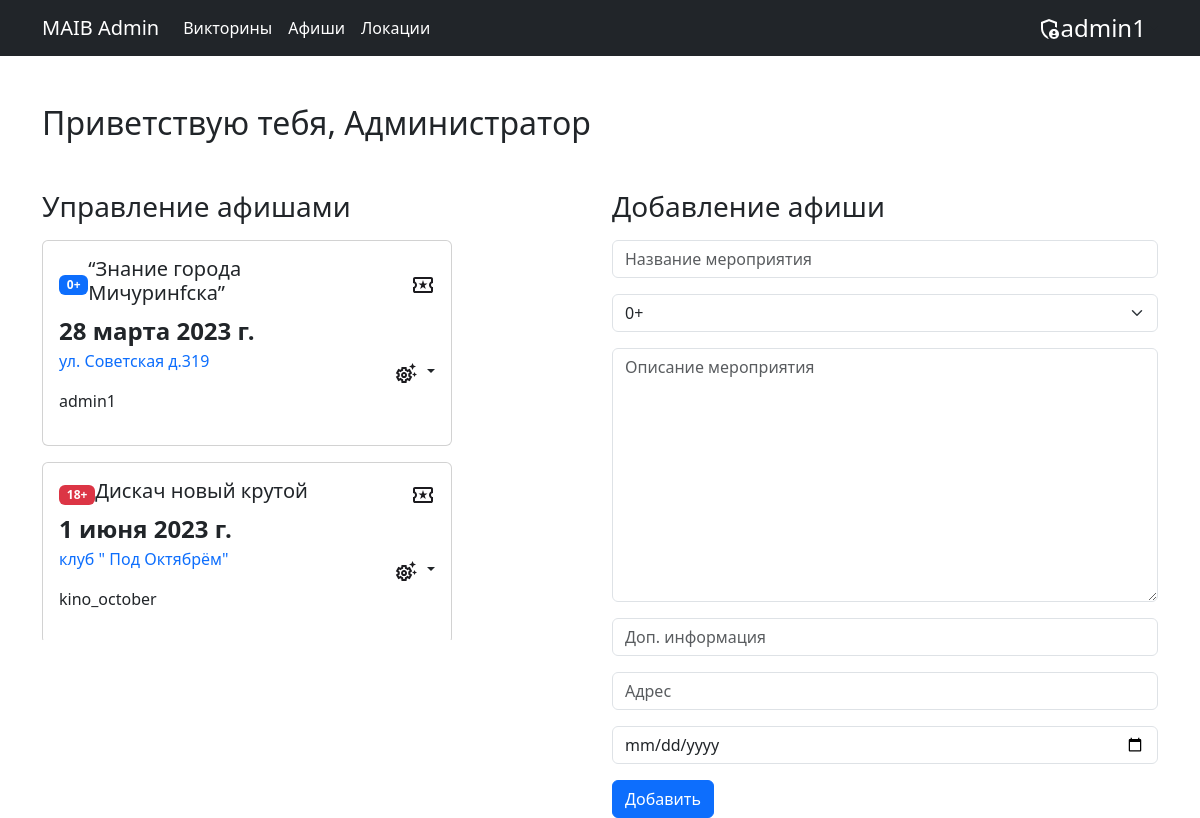
Before: /poster/ (signed in) with the older database file.
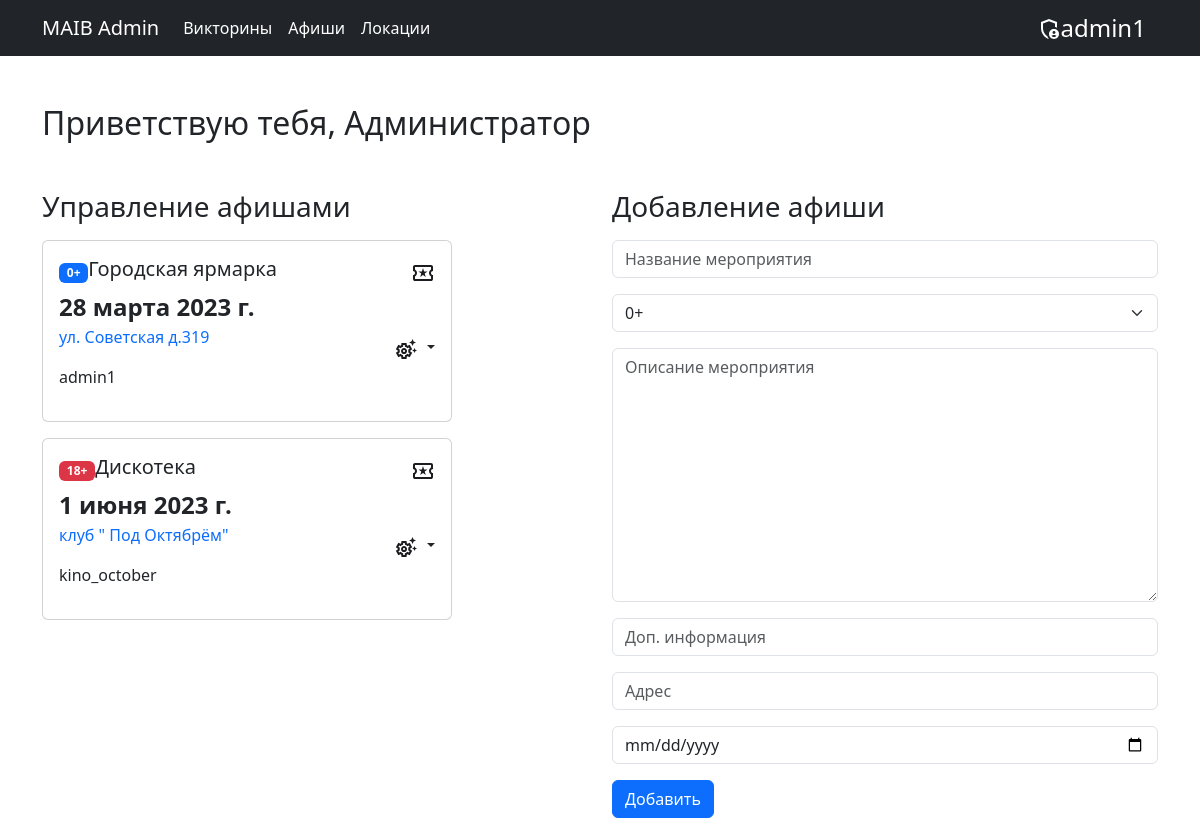
After: the same page with the newer database file.
### admin_panel/models.py (models this page shows)
class Poster(models.Model):
    author = models.ForeignKey(User, on_delete=models.CASCADE, null = True)
    name = models.CharField(max_length = 100, default='')
    ageLim = models.CharField(max_length = 100, default = '+0')
    desc = models.TextField()
    addinfo = models.CharField(max_length = 200, default='')
    addres = models.CharField(max_length = 300, default='')
    date = models.DateField(auto_now_add = True)

### admin_panel/views.py (the view)
# urls.py: path('poster/', views.poster),
def poster(request):
    if request.user.is_staff:
        poster_list = Poster.objects.all()
        poster_len = len(poster_list)
    else:
        poster_list = Poster.objects.filter(author = request.user).all()
        poster_len = len(poster_list)
    return render(request, 'poster.html', {"poster_list": poster_list, "poster_len": poster_len})

### admin_panel/templates/poster.html (shortened to what the changed rows need)
{% extends "base.html" %}
{% block content %}
<div class="main">
    <div class="poster container mt-5">
        <div class="hello-text mb-5">
            {% if user.is_authenticated and user.is_staff %}
            <h2>Приветствую тебя, Администратор</h2>
            {% else %}
            <h2>Приветствую тебя, {{user.username}}</h2>
            {% endif %}
        </div>
        <div class="row align-items-start">
            <div class="col mb-5 desktop">
                <div class="poster-list mb-5">
                    {% if poster_len == 0 %}
                    <div class="d-flex align-items-center">
                        <div class="sad_img m-2">
                            <img class="" src="../static/img/sad.svg" alt="">
                        </div>
                        <h5 class="mt-2">Афиши отсутсвуют</h5>
                    </div>
                    {% else %}
                    {% for poster in poster_list %}
                    <div class="card w-75 mb-3">
                        <div class="card-body">
                            <div
                                class="w-100 poster__item-title d-flex align-items-center justify-content-between pr-5">
                                <div class="w-75 d-flex align-items-center">
                                        {% if poster.ageLim == '0+' %}
                                        <span class="h-25 badge text-bg-primary"> {{poster.ageLim}} </span>
                                        {% elif poster.ageLim == '16+' %}
                                        <span class="h-25 badge text-bg-warning"> {{poster.ageLim}} </span>
                                        {% elif poster.ageLim == '18+' %}
                                        <span class="h-25 badge text-bg-danger"> {{poster.ageLim}} </span>
                                        {% endif %}
                                        <h5>{{poster.name}}</h5>
                                </div>
                                <img src="../static/img/poster__item-icon.svg" alt="">
                            </div>
                            <div class="poster__item-content">
                                <div class="poster__item-info d-flex align-items-center justify-content-between">
                                    <div class="poster__item-data">
                                        <time class="fs-4 fw-semibold">{{poster.date}}</time>
                                        <p class="text-primary">{{poster.addres}}</p>
                                        {% if user.is_staff %}
                                         <p>{{poster.author.username}}</p>
                                        {% endif %}
                                    </div>
                                    <div class="poster__item-settings" data-bs-toggle="tooltip" data-bs-placement="top"
                                        data-bs-title="Настройки">
                                        <div class="dropdown">
                                            <a class="nav-link dropdown-toggle" href="#" id="navbarDarkDropdownMenuLink"
                                                role="button" data-bs-toggle="dropdown" aria-expanded="false">
                                                <img src="../static/img/settings.svg" alt="">
                                            </a>
                                        </div>
                                    </div>
                                </div>
                            </div>
                        </div>
                    </div>
                    {% endfor %}
                    {% endif %}
                </div>
            </div>
        </div>
    </div>
</div>
{% endblock %}

Changed rows visible on the page:
changed Poster "ул. Советская д.319": name "“Знание города Мичуринfска”" → "Городская ярмарка"
changed Poster "клуб \" Под Октябрём\"": name "Дискач новый крутой" → "Дискотека"
